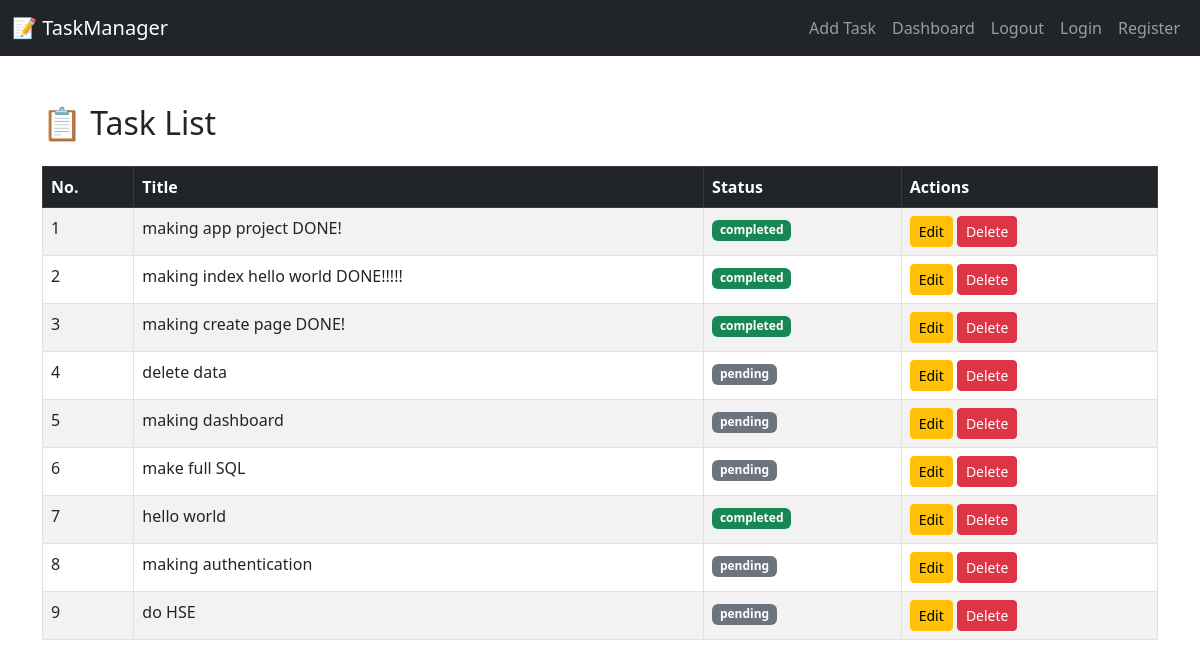
Before: / with the older database file.
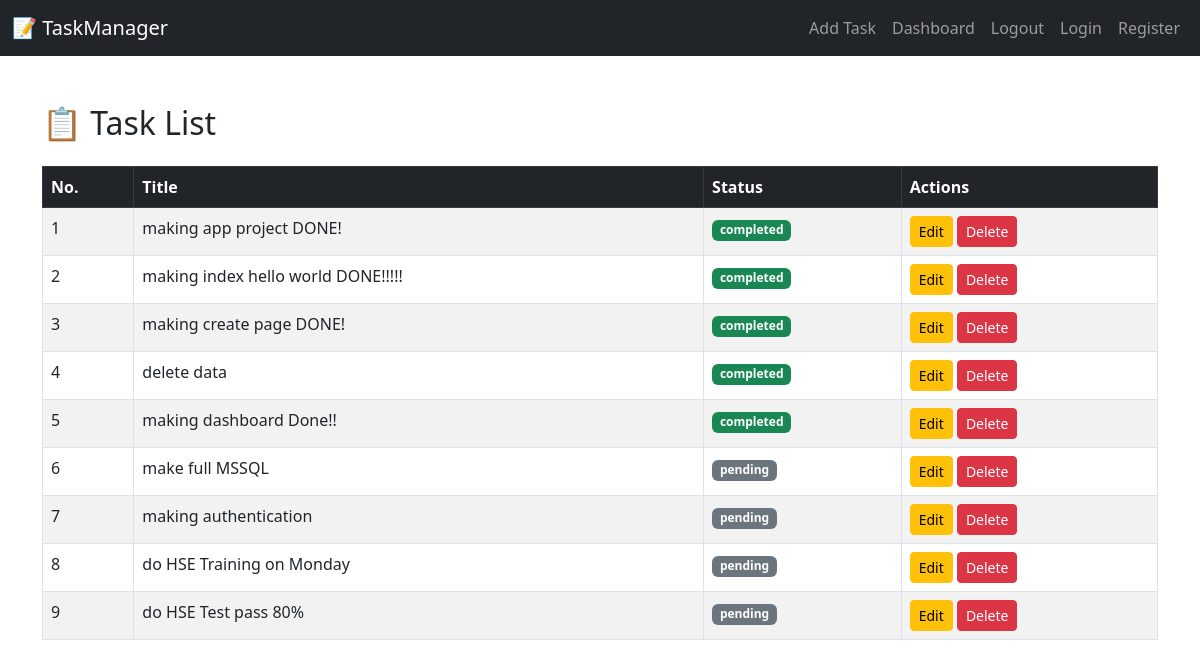
After: the same page with the newer database file.
### models/task.py (models this page shows)
class Task(db.Model):
    id = db.Column(db.Integer, primary_key=True)
    title = db.Column(db.String(100), nullable=False)
    status = db.Column(db.String(20), nullable=False)

### routes/task_routes.py (the view)
@task_bp.route('/')
def index():
    tasks = Task.query.all()
    return render_template('index.html', tasks=tasks)

### templates/index.html (shortened to what this page needs)
{% extends 'base.html' %}
{% block content %}
<h2 class="mb-4">📋 Task List</h2>
<table class="table table-striped table-bordered">
  <thead class="table-dark">
    <tr>
      <th>No.</th>
      <th>Title</th>
      <th>Status</th>
      <th>Actions</th>
    </tr>
  </thead>
  <tbody>
    {% for task in tasks %}
    <tr>
      <td>{{ loop.index }}</td>
      <td>{{ task.title }}</td>
      <td>
        <span class="badge bg-{{ 'success' if task.status == 'completed' else 'secondary' }}">
          {{ task.status }}
        </span>
      </td>
      <td>
        <a href="/update/{{ task.id }}" class="btn btn-sm btn-warning">Edit</a>
        <a href="/delete/{{ task.id }}" class="btn btn-sm btn-danger" onclick="return confirm('Delete this task?')">Delete</a>
      </td>
    </tr>
    {% endfor %}
  </tbody>
</table>
{% endblock %}

### templates/base.html (shortened to what this page needs)
<!DOCTYPE html>
<html lang="en">
<head>
  <link href="https://cdn.jsdelivr.net/npm/bootstrap@5.3.0/dist/css/bootstrap.min.css" rel="stylesheet">
</head>
<body>
  {% include 'navbar.html' %}
  <div class="container mt-5">
    {% block content %}{% endblock %}
  </div>
</body>
</html>

### templates/navbar.html (shortened to what this page needs)
<nav class="navbar navbar-expand-lg navbar-dark bg-dark">
  <div class="container-fluid">
    <a class="navbar-brand" href="/">📝 TaskManager</a>
    <div class="collapse navbar-collapse" id="navbarNav">
      <ul class="navbar-nav ms-auto">
          <li class="nav-item"><a class="nav-link" href="/create">Add Task</a></li>
          <li class="nav-item"><a class="nav-link" href="/dashboard">Dashboard</a></li>
          <li class="nav-item"><a class="nav-link" href="/logout">Logout</a></li>
          <li class="nav-item"><a class="nav-link" href="/login">Login</a></li>
          <li class="nav-item"><a class="nav-link" href="/register">Register</a></li>
      </ul>
    </div>
  </div>
</nav>

Changed rows visible on the page:
removed Task: title "hello world", status "completed"
changed Task "delete data": status "pending" → "completed"
changed Task: title "making dashboard" → "making dashboard Done!!"; status "pending" → "completed"
changed Task: title "make full SQL" → "make full MSSQL"
changed Task: title "do HSE" → "do HSE Training on Monday"
added Task: title "do HSE Test pass 80%", status "pending"
